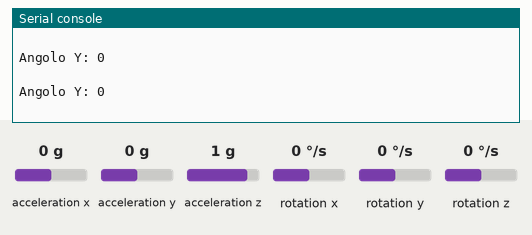
Bench run of a program on a simulated MicroPython board. On the bench: the last lines printed to the serial console. Inputs (shaded band) come from the test bench; at power-on: acceleration x 0 g, acceleration z 1 g, acceleration y 0 g, rotation y 0 °/s, rotation x 0 °/s, rotation z 0 °/s. Library files of the repository ran but are not shown: imu.py.

Above: at 1.4 s.
1.5 s: acceleration x set to -1.4 g
At 2.0 s:
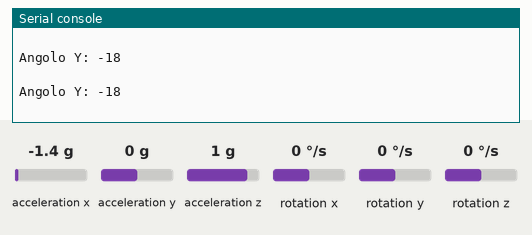
3.0 s: acceleration z set to -1.4 g
At 3.5 s:
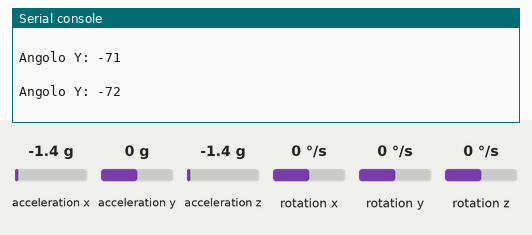
4.5 s: acceleration y set to -1.4 g
At 5.1 s:
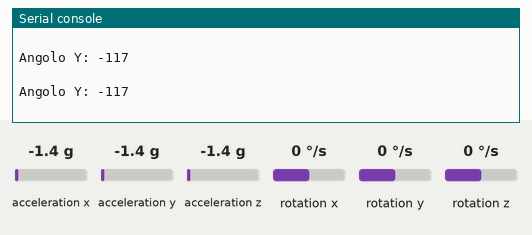
6.0 s: rotation y set to -192 °/s
At 6.5 s:
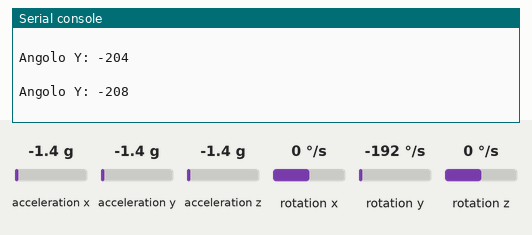
7.5 s: rotation x set to -192 °/s
At 8.1 s:
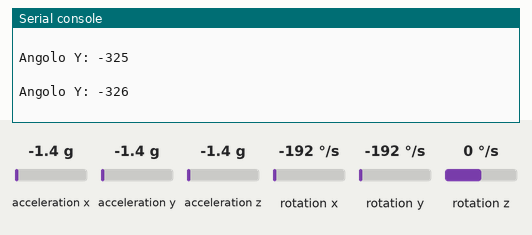
Timing chart, 0 to 10.0 s (numbered marks = the images above; inputs shaded):
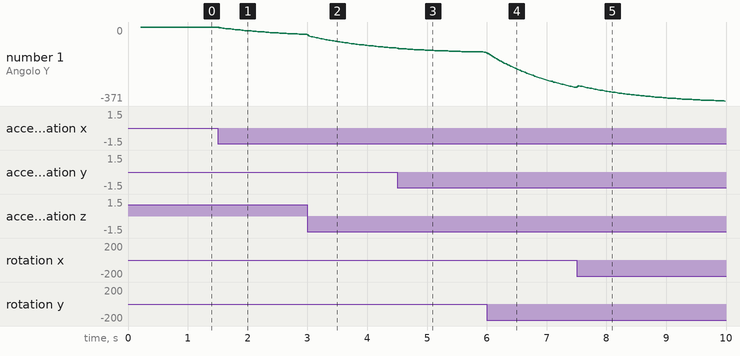

The program:

imu_get_angle.py
```python
from imu import MPU6050
import time
from machine import Pin, I2C
import math

i2c = I2C(1, sda=Pin(14), scl=Pin(15), freq=400000)
imu = MPU6050(i2c)

previous_time = time.ticks_ms()
angle_x = 0.0
angle_y = 0.0
angle_z = 0.0

alpha = 0.98  # Coefficiente del filtro complementare

print(previous_time)

while True:
    ax = imu.accel.x
    ay = imu.accel.y
    az = imu.accel.z
    gx = imu.gyro.x
    gy = imu.gyro.y
    gz = imu.gyro.z

    current_time = time.ticks_ms()
    dt = time.ticks_diff(current_time, previous_time) / 1000.0
    previous_time = current_time

    # Calcolo dell'angolo da accelerometro
    accel_angle_x = math.atan2(ay, az) * 180 / math.pi
    accel_angle_y = math.atan2(ax, az) * 180 / math.pi

    # Calcolo dell'angolo dal giroscopio (integrazione)
    angle_x = alpha * (angle_x + gx * dt) + (1 - alpha) * accel_angle_x
    angle_y = alpha * (angle_y + gy * dt) + (1 - alpha) * accel_angle_y

    # Stampa gli angoli calcolati
    #print("Angolo X:", angle_x, "\n")
    print("Angolo Y:", int(angle_y), "\n")
```

Measured:
- after the input at 1.5 s, the serial console: prints a new line at once (image 1)
- after the input at 3.0 s, the serial console: prints a new line after 0.09 s (image 2)
- plotted number 1: 0 → -37 after the input at 1.5 s, -37 → -105 after the input at 3.0 s
